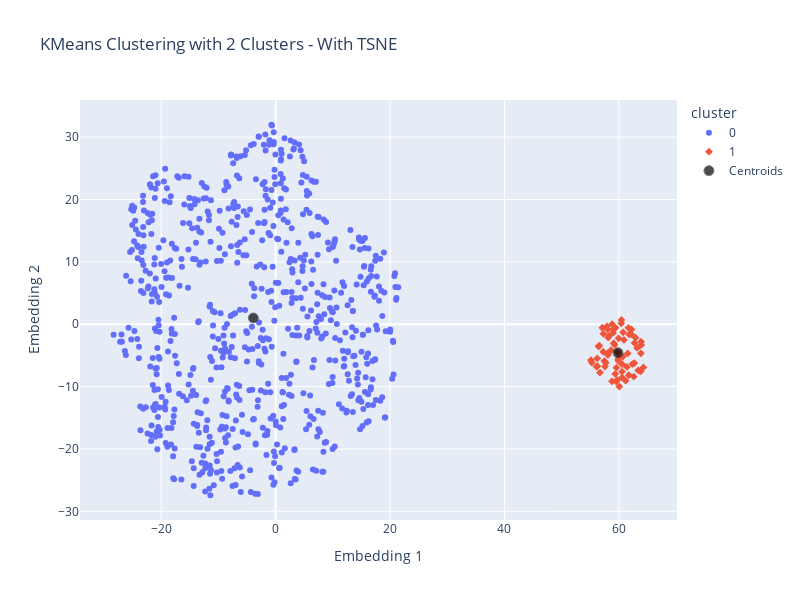

Write notebook code for a chart like this one.
### Markdown cell above
No seguinte gráfico podemos ver 2 clusters bem definidos e isolados.

### Code cell
num_clusters = 2
kmeans = KMeans(n_clusters=num_clusters, n_init='auto', random_state=5)
model = kmeans.fit(df_tsne)

df_tsne['cluster'] = model.labels_.astype(str)

# Get the centroids
centers = model.cluster_centers_

# Plot using Plotly Express
fig = px.scatter(df_tsne, x=df_tsne['Embedding 1'], y=df_tsne['Embedding 2'], color='cluster', symbol='cluster', 
                 title=f'KMeans Clustering with {num_clusters} Clusters - With TSNE',
                 color_continuous_scale=px.colors.qualitative.Vivid, width=800, height=600)

# Add centroids as scatter points
centroid_fig = fig.add_scatter(x=centers[:, 0], y=centers[:, 1], mode='markers',
                               marker=dict(size=10, color='black', symbol='circle', line=dict(width=1)), name = 'Centroids', opacity = 0.7)

# Show the plot with centroids
centroid_fig.show()

### Figure 1 — Plotly figure (JSON) as saved in the notebook; plotly's stock layout.template omitted (floating-point values rounded to 4 significant figures; data arrays with more than 128 entries replaced by an {"elided": "..."} marker saying what was removed)
{"data": [{"hovertemplate": "cluster=0<br>Embedding 1=%{x}<br>Embedding 2=%{y}<extra></extra>", "legendgroup": "0", "marker": {"color": "#636efa", "symbol": "circle"}, "mode": "markers", "name": "0", "orientation": "v", "showlegend": true, "type": "scatter", "x": {"elided": "735 float values"}, "xaxis": "x", "y": {"elided": "735 float values"}, "yaxis": "y"}, {"hovertemplate": "cluster=1<br>Embedding 1=%{x}<br>Embedding 2=%{y}<extra></extra>", "legendgroup": "1", "marker": {"color": "#EF553B", "symbol": "diamond"}, "mode": "markers", "name": "1", "orientation": "v", "showlegend": true, "type": "scatter", "x": [63.85, 63.87, 63.89, 63.38, 64.28, 63.82, 62.91, 62.73, 60.55, 61.17, 63.17, 58.79, 60.08, 59.56, 62.15, 62.19, 61.8, 61.66, 61.72, 62.6, 60.7, 61.54, 60.41, 60.45, 60.54, 62.37, 62.7, 59.7, 61.41, 59.36, 59.57, 60.58, 56.24, 56.08, 60.88, 59.87, 56.43, 56.58, 60.73, 59.76, 58.61, 59.9, 57.46, 57.56, 57.7, 57.26, 59.09, 59.27, 58.13, 58.26, 58.03, 57.11, 58.05, 58.08, 58.99, 58.81, 59.41, 58.98, 57.91, 57.29, 56.69, 55.28, 56.21, 55.12, 59.94], "xaxis": "x", "y": [-4.663, -2.807, -3.332, -7.402, -6.92, -7.561, -2.158, -3.004, -8.553, -9.051, -3.807, -9.164, -9.999, -9.215, -1.619, -0.8377, -1.632, -0.5813, -8.18, -8.399, -5.182, -4.691, 0.1538, 0.682, -7.613, -6.384, -6.234, -8.929, -6.841, -7.978, -6.971, -6.418, -6.728, -6.805, -2.523, -5.593, -3.545, -3.453, -1.294, -4.506, -4.168, -5.877, -5.914, -6.782, -6.194, -4.416, -3.042, -3.297, -2.14, -1.878, -0.8169, -0.5638, -4.657, -4.919, -0.8839, 0.01115, -0.5779, -1.396, -0.3513, -1.526, -7.746, -6.158, -5.491, -5.772, -2.267], "yaxis": "y"}, {"marker": {"color": "black", "line": {"width": 1}, "size": 10, "symbol": "circle"}, "mode": "markers", "name": "Centroids", "opacity": 0.7, "type": "scatter", "x": [-3.897, 59.83], "y": [1.01, -4.562]}], "layout": {"height": 600, "legend": {"title": {"text": "cluster"}, "tracegroupgap": 0}, "title": {"text": "KMeans Clustering with 2 Clusters - With TSNE"}, "width": 800, "xaxis": {"anchor": "y", "domain": [0, 1], "title": {"text": "Embedding 1"}}, "yaxis": {"anchor": "x", "domain": [0, 1], "title": {"text": "Embedding 2"}}}}
